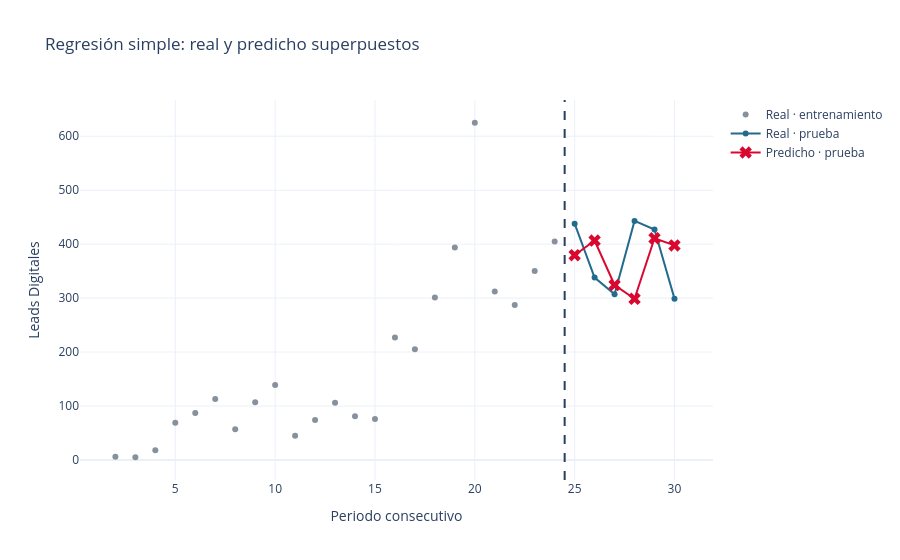
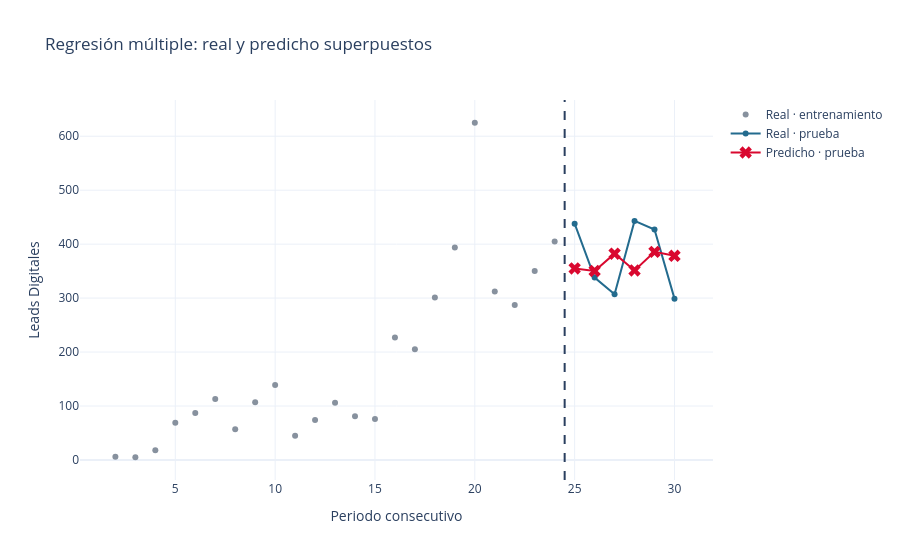

Source (notebook cell) for these figures, in order:
### Markdown cell above
## 5. Regresión lineal múltiple

Modelo: ŷ(t) = β₀ + β₁ Digitales(t−1) + β₂ Plazas(t−1) + β₃ Piso(t−1). Los coeficientes se interpretan manteniendo constantes los otros predictores. La superposición por periodo permite comparar el resultado conjunto con la dispersión real; no se dibuja una recta bidimensional que pretenda representar tres predictores.

### Code cell
result = models["Múltiple"]
display(result["coefficients"])
print("Número de condición de X estandarizada:", round(result["condition"], 3))
for name, result in models.items():
    fig = go.Figure()
    fig.add_scatter(x=train.Periodo, y=train[target], mode="markers", name="Real · entrenamiento", marker_color="#87919E")
    fig.add_scatter(x=test.Periodo, y=test[target], mode="markers+lines", name="Real · prueba", marker_color="#236B8E")
    fig.add_scatter(x=test.Periodo, y=result["test_prediction"], mode="markers+lines", name="Predicho · prueba", marker=dict(color="#D9082F", symbol="x", size=11))
    fig.add_vline(x=test.Periodo.min() - 0.5, line_dash="dash")
    fig.update_layout(template="plotly_white", title=f"Regresión {name.lower()}: real y predicho superpuestos", xaxis_title="Periodo consecutivo", yaxis_title="Leads Digitales")
    fig.show()

### Figure 1 — Plotly figure (JSON) as saved in the notebook; plotly's stock layout.template omitted (floating-point values rounded to 4 significant figures)
{"data": [{"marker": {"color": "#87919E"}, "mode": "markers", "name": "Real · entrenamiento", "type": "scatter", "x": [2, 3, 4, 5, 6, 7, 8, 9, 10, 11, 12, 13, 14, 15, 16, 17, 18, 19, 20, 21, 22, 23, 24], "y": [6.0, 5.0, 18.0, 69.0, 87.0, 113.0, 57.0, 107.0, 139.0, 45.0, 74.0, 106.0, 81.0, 76.0, 227.0, 205.0, 301.0, 394.0, 625.0, 312.0, 287.0, 350.0, 405.0]}, {"marker": {"color": "#236B8E"}, "mode": "markers+lines", "name": "Real · prueba", "type": "scatter", "x": [25, 26, 27, 28, 29, 30], "y": [438.0, 338.0, 307.0, 443.0, 427.0, 299.0]}, {"marker": {"color": "#D9082F", "size": 11, "symbol": "x"}, "mode": "markers+lines", "name": "Predicho · prueba", "type": "scatter", "x": [25, 26, 27, 28, 29, 30], "y": [379.5, 406.7, 324.3, 298.8, 410.8, 397.6]}], "layout": {"shapes": [{"line": {"dash": "dash"}, "type": "line", "x0": 24.5, "x1": 24.5, "xref": "x", "y0": 0, "y1": 1, "yref": "y domain"}], "title": {"text": "Regresión simple: real y predicho superpuestos"}, "xaxis": {"title": {"text": "Periodo consecutivo"}}, "yaxis": {"title": {"text": "Leads Digitales"}}}}

### Figure 2 — Plotly figure (JSON) as saved in the notebook; plotly's stock layout.template omitted (floating-point values rounded to 4 significant figures)
{"data": [{"marker": {"color": "#87919E"}, "mode": "markers", "name": "Real · entrenamiento", "type": "scatter", "x": [2, 3, 4, 5, 6, 7, 8, 9, 10, 11, 12, 13, 14, 15, 16, 17, 18, 19, 20, 21, 22, 23, 24], "y": [6.0, 5.0, 18.0, 69.0, 87.0, 113.0, 57.0, 107.0, 139.0, 45.0, 74.0, 106.0, 81.0, 76.0, 227.0, 205.0, 301.0, 394.0, 625.0, 312.0, 287.0, 350.0, 405.0]}, {"marker": {"color": "#236B8E"}, "mode": "markers+lines", "name": "Real · prueba", "type": "scatter", "x": [25, 26, 27, 28, 29, 30], "y": [438.0, 338.0, 307.0, 443.0, 427.0, 299.0]}, {"marker": {"color": "#D9082F", "size": 11, "symbol": "x"}, "mode": "markers+lines", "name": "Predicho · prueba", "type": "scatter", "x": [25, 26, 27, 28, 29, 30], "y": [354.9, 350.4, 382.4, 351.3, 385.7, 378.4]}], "layout": {"shapes": [{"line": {"dash": "dash"}, "type": "line", "x0": 24.5, "x1": 24.5, "xref": "x", "y0": 0, "y1": 1, "yref": "y domain"}], "title": {"text": "Regresión múltiple: real y predicho superpuestos"}, "xaxis": {"title": {"text": "Periodo consecutivo"}}, "yaxis": {"title": {"text": "Leads Digitales"}}}}
